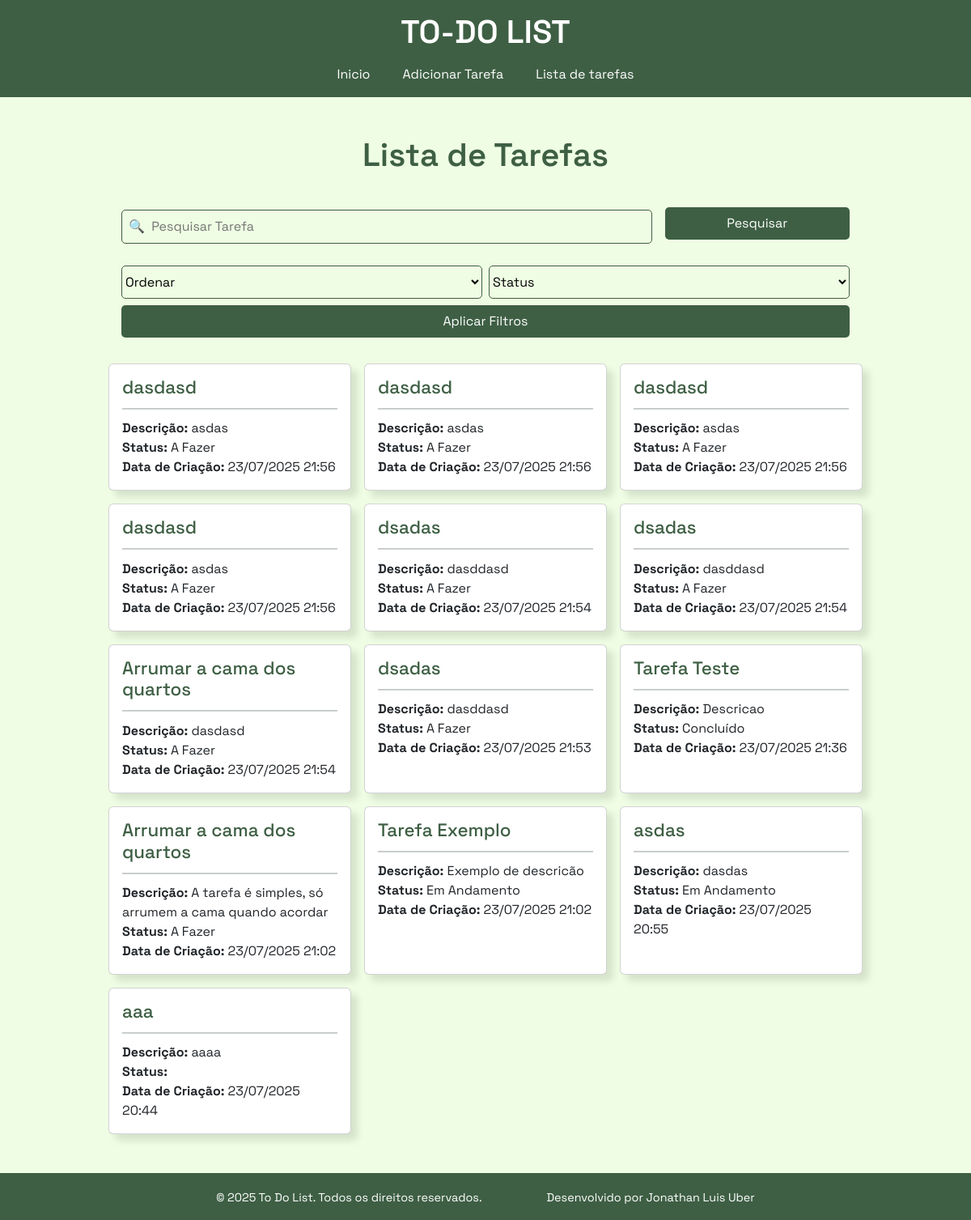
The app's page /tarefa/lista, older data.
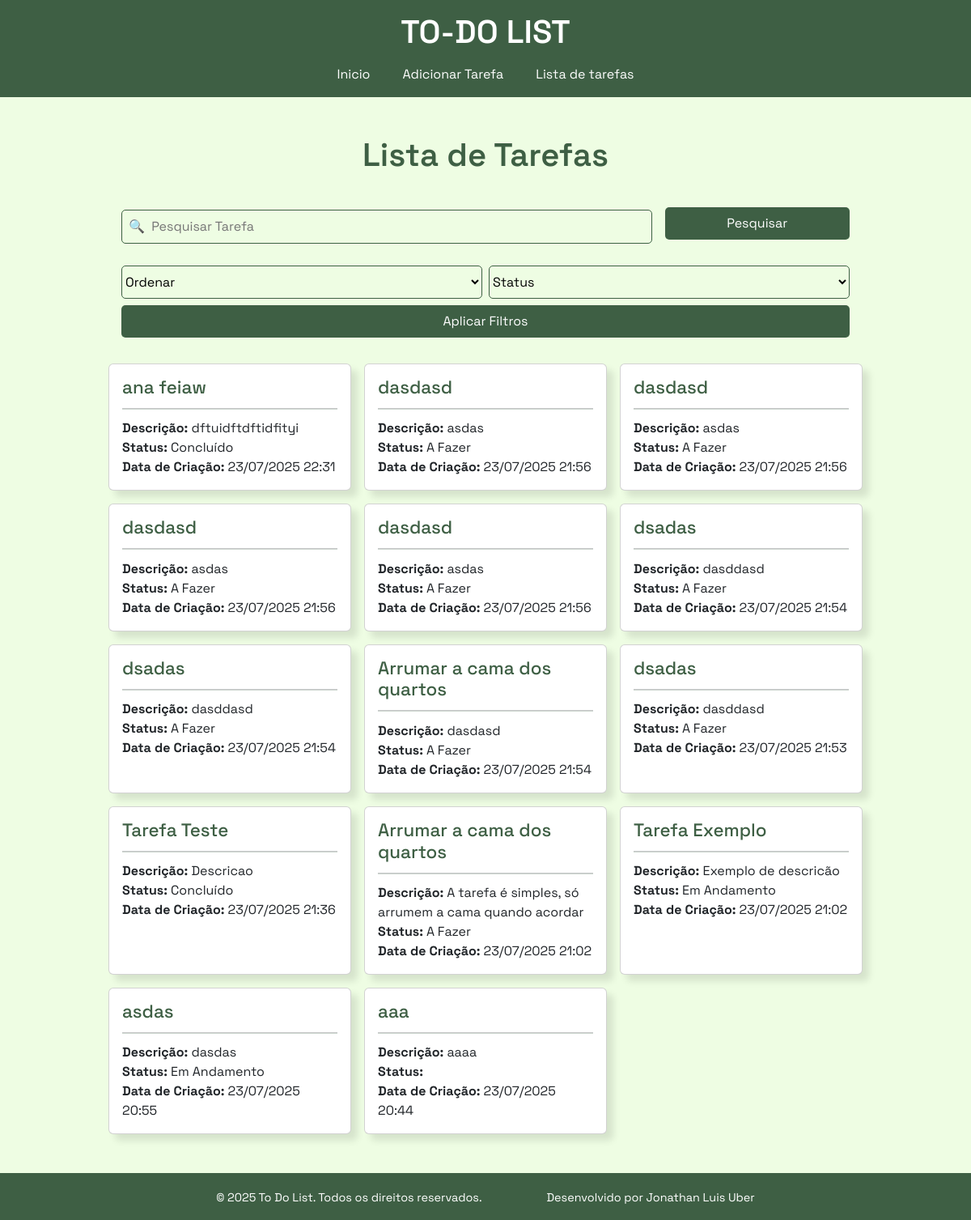
The same page, newer data.
### app/models.py (models this page shows)
class Tarefa(db.Model):
    id = db.Column(db.Integer, primary_key=True)
    titulo = db.Column(db.String(100), nullable=True)
    descricao = db.Column(db.String(100), nullable=True)
    status = db.Column(db.String(20), nullable=False, default="a_fazer")
    data_envio = db.Column(db.DateTime, default=datetime.now())

### app/views.py (the view)
@app.route('/tarefa/lista')
def listaTarefas():
    pesquisa2 = request.args.get('pesquisa2', '')
    ordenar = request.args.get('ordenar', '')
    status = request.args.get('status', '')
    dados2 = Tarefa.query
    if pesquisa2 != '':
        dados2 = dados2.filter(Tarefa.titulo.ilike(f'%{pesquisa2}%'))
    if status and status != 'Todos':
        dados2 = dados2.filter(Tarefa.status == status)
    if ordenar == 'data_desc':
        dados2 = dados2.order_by(Tarefa.data_envio.desc())
    elif ordenar == 'data_asc':
        dados2 = dados2.order_by(Tarefa.data_envio.asc())
    elif ordenar == 'titulo_az':
        dados2 = dados2.order_by(Tarefa.titulo.asc())
    elif ordenar == 'titulo_za':
        dados2 = dados2.order_by(Tarefa.titulo.desc())
    else:
        dados2 = dados2.order_by(Tarefa.data_envio.desc())
    status_dict2 = {
            'a_fazer': 'A Fazer',
            'em_andamento': 'Em Andamento',
            'concluido': 'Concluído'
        }
    context2 = {'dados2' : dados2.all()}
    return render_template('tarefas_lista.html', context2=context2, status_dict2=status_dict2, status=status, ordenar=ordenar, pesquisa2=pesquisa2)

### app/templates/tarefas_lista.html (shortened to what this page needs)
{% extends 'base.html' %}
{% block content %}
<section class="pagina">
    <section class="visualizar">
        <h2 class="title mt-5">Lista de Tarefas</h2>
        <form action="" method="get" class="formulario-pesquisa">
            <input type="text" name="pesquisa2" class="tarefa-search" placeholder="🔍  Pesquisar Tarefa" value="{{ pesquisa2 }}" autofocus>
            <button type="submit" class="btn-pesquisa">Pesquisar</button>
        </form>
        <form action="" method="get" class="filtros-pesquisa">
           <select name="ordenar" id="select-ordenar" class="select-ordenar">
                <option disabled {% if not ordenar %}selected{% endif %}>Ordenar</option>
            </select>
            <select name="status" id="select-status2" class="select-status2">
                <option disabled {% if not status %}selected{% endif %}>Status</option>
            </select>
            <button type="submit" class="btn-filtro">Aplicar Filtros</button>
        </form>
        <div class="container-list">
                {% for linha in context2.dados2 %}
                        <div class="card">
                            <h3>{{ linha.titulo }}</h3>
                            <hr class="linha-card">
                            <p><strong>Descrição:</strong> {{ linha.descricao }}</p>
                            <p><strong>Status:</strong> {{ status_dict2[linha.status] }}</p>
                            <p><strong>Data de Criação:</strong> {{ linha.data_envio.strftime('%d/%m/%Y %H:%M') }}</p>
                        </div>
                {% endfor %}
        </div>
    </section>
</section>
{% include 'footer.html' %}
{% endblock %}

Row changes from the older to the newer data that the page shows:
added Tarefa: titulo "ana feiaw", descricao "dftuidftdftidfityi", status "Concluído", data_envio "23/07/2025 22:31"
